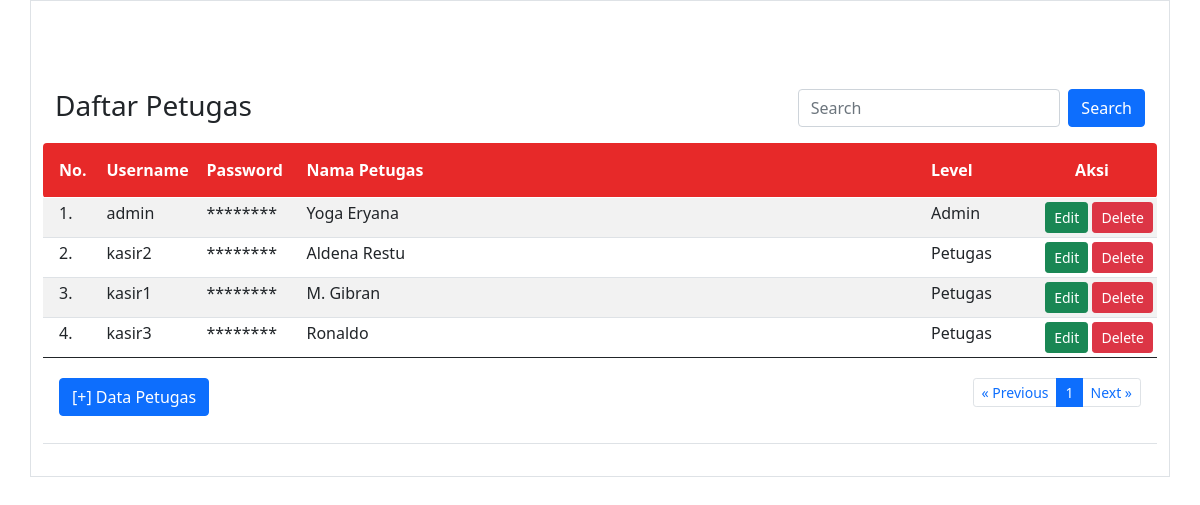
The app's page /petugas/index.php (signed in), older data.
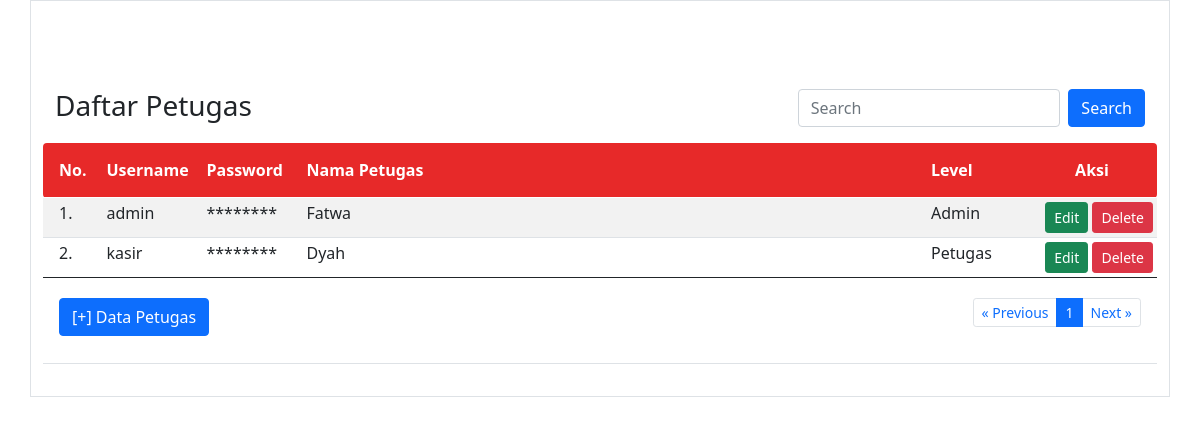
The same page, newer data.
### tables this page shows
CREATE TABLE `petugas` (
  `id_petugas` int(11) NOT NULL,
  `username` varchar(30) DEFAULT NULL,
  `password` varchar(100) DEFAULT NULL,
  `nama_petugas` varchar(35) DEFAULT NULL,
  `level` enum('admin','petugas') DEFAULT NULL
);

### petugas/index.php (the view, shortened to what this page needs)
<?php
if(!isset($_SESSION['username'])&&!isset($_SESSION['password'])){
?>
<meta http-equiv="refresh" content="0;url=../login.php">
<?php
}else{
?>
<html>
<!DOCTYPE html>
<html lang="en">
<head>
    <link rel="stylesheet" href="../bootstrap/css/bootstrap.min.css" />
</head>
<body>
<main class="container border py-3">
<br><br><br>
<div class="container">
	<div class="row">
			<div class="col-sm-8"><h3>Daftar Petugas</h3></div>
			<div class="col-sm-4">
					<form class="d-flex" method="GET" action="">
        	<input class="form-control me-2" type="text" placeholder="Search" name="np">
        	<button class="btn btn-primary" type="submit">Search</button>
      </form>
			</div>
	</div>
</div>
<table class="table table-hover table-striped table-sm">
	<thead class="text-white" style="background: #E72929;">
		<tr>
			<th class="p-3 rounded-start" width="55px">No.</th>
			<th class="py-3" width="100px">Username</th>
			<th class="py-3" width="100px">Password</th>
			<th class="py-3">Nama Petugas</th>
			<th class="py-3" width="100px">Level</th>
			<th class="py-3 text-center rounded-end" width="130px">Aksi</th>
		</tr>
	</thead>
	<tbody>
		<?php
		include "../config.php";
		$batas = 10;
		$halaman = isset($_GET['halaman'])?(int)$_GET['halaman'] : 1;
		$halaman_awal = ($halaman>1) ? ($halaman * $batas) - $batas : 0;
		$previous = $halaman - 1;
		$next = $halaman + 1;
		if(isset($_GET['np'])){
			$np=$_GET['np'];
			$sqldata="select * from petugas where nama_petugas like '%$np%'";
		}else{
			$sqldata="select * from petugas";
		}
		$resdata=mysqli_query($koneksi,$sqldata);
		$jumlah_data = mysqli_num_rows($resdata);
		$total_halaman = ceil($jumlah_data / $batas);
		if(isset($_GET['np'])){
			$np=$_GET['np'];
			$sql="select * from petugas where nama_petugas like '%$np%' limit $halaman_awal, $batas";
		}else{
			$sql="select * from petugas limit $halaman_awal, $batas";
		}
		$result=mysqli_query($koneksi,$sql);
		$no= $halaman_awal+1;
		while($data=mysqli_fetch_array($result)){
		?>
		<tr>
				<td class="px-3"><?= $no ?>.</td>
				<td><?= $data['username'] ?></td>
				<td>********</td>
				<td><?= $data['nama_petugas'] ?></td>
				<td class="text-capitalize"><?= $data['level'] ?></td>
				<td align="right">
					<a href="" class="btn btn-success btn-sm" data-bs-toggle="modal" data-bs-target="#modaledit<?= $data['id_petugas'] ?>">Edit</a>
					<a class="btn btn-danger btn-sm" href="delete.php?id=<?= $data['id_petugas'] ?>" onclick="return confirm('Apakah Anda Yakin data Petugas <?= $data['nama_petugas'] ?> akan dihapus ?')" class="hapus">Delete</a>
				</td>
		</tr>
		<?php
		$no++;
		}
		?>
	</tbody>
	<tfoot>
		<tr>
			<td colspan="6" class="text-center">
				<div class="container">
					<div class="row">
						<div class="col-4 text-start py-3">
							<button type="button" class="btn btn-primary" data-bs-toggle="modal" data-bs-target="#myModal">[+] Data Petugas</button>
						</div>
						<div class="col-8 text-end py-3">
							<ul class="pagination justify-content-end pagination-sm">
								<li class="page-item"><a class="page-link" <?php if($halaman > 1){ echo "href='?halaman=$previous'"; } ?>>&laquo; Previous</a></li>
								<?php
								for($x=1;$x<=$total_halaman;$x++){
									if($x==$halaman){
								?>
									<li class="page-item active"><a class="page-link" href="?halaman=<?php echo $x ?>"><?php echo $x; ?></a></li>
								<?php
									}else{
								?>
									<li class="page-item"><a class="page-link" href="?halaman=<?php echo $x ?>"><?php echo $x; ?></a></li>
								<?php
									}
								}
								?>
								<li class="page-item"><a class="page-link" <?php if($halaman < $total_halaman) { echo "href='?halaman=$next'"; } ?>>Next &raquo;</a></li>
							</ul>
						</div>
					</div>
				</div>
			</td>
		</tr>
	</tfoot>
</table>
</main>
</body>
</html>
<?php } ?>

Row changes from the older to the newer data that the page shows:
removed petugas: username "kasir2", nama_petugas "Aldena Restu", level "Petugas"
removed petugas: username "kasir1", nama_petugas "M. Gibran", level "Petugas"
removed petugas: username "kasir3", nama_petugas "Ronaldo", level "Petugas"
changed petugas "admin": nama_petugas "Yoga Eryana" → "Fatwa"
added petugas: username "kasir", nama_petugas "Dyah", level "Petugas"
